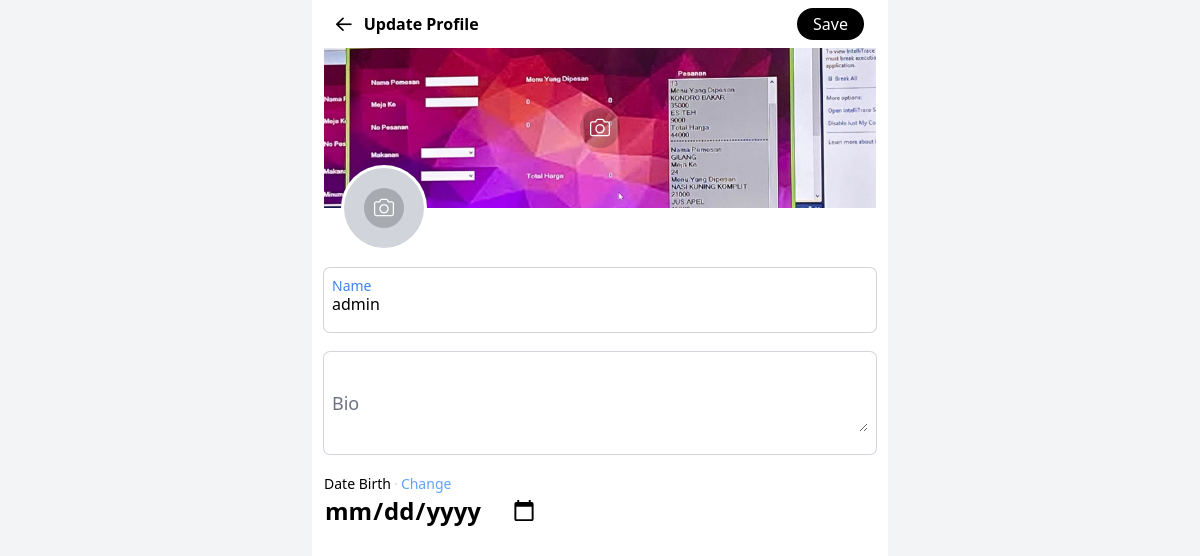
Page /profile/update/ (signed in) on the earlier database version.
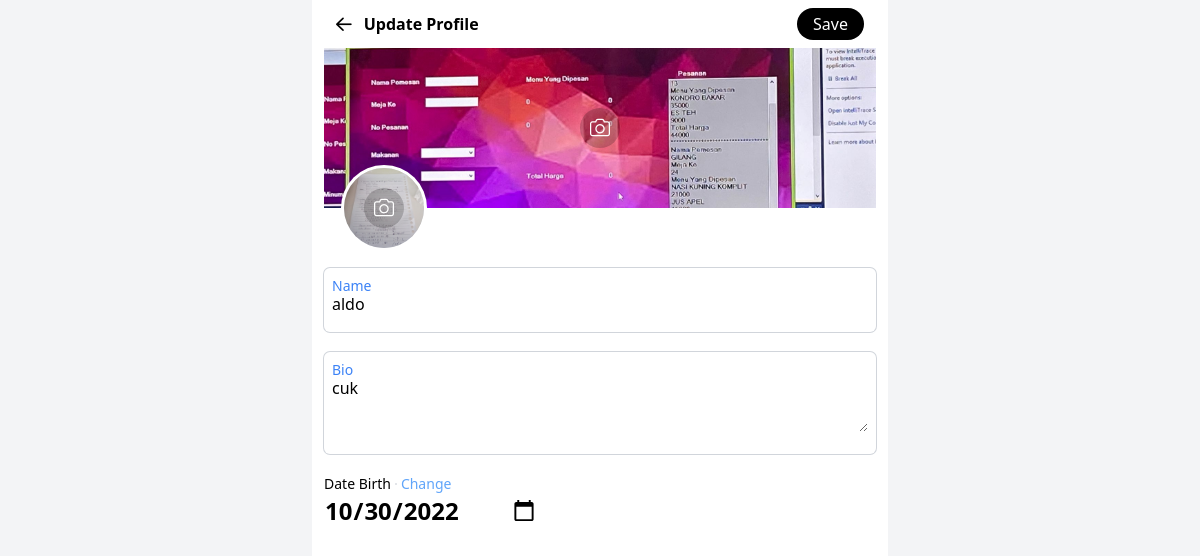
Same page on the later database version.
### core_app/models.py (models this page shows, shortened)
class Profile(models.Model):
    user = models.OneToOneField(User, models.CASCADE)
    name = models.CharField(max_length=20)
    photo = models.ImageField(upload_to="photo", null=True, blank=True)
    cover_photo = models.ImageField(upload_to="photo", null=True, blank=True)
    bio = models.TextField(null=True, blank=True)
    date_of_birth = models.DateField(null=True, blank=True)
    created_at = models.DateTimeField(auto_now_add=True)
    updated_at = models.DateTimeField(auto_now=True)

### profile_app/views.py (the view, shortened to what this page needs)
# urls.py: path("update/", views.Update.as_view(), name='update'),
class Update(mixins.ProfileRequired, View):
    template_name = "profile_app/update.html"
    def get(self, req: request.HttpRequest, *args, **kwargs):
        ctx = {}
        ctx['profile'] = req.user.profile
        return render(req, self.template_name, ctx)

### core_app/mixins.py (called while the page is built)
    def dispatch(self, request, *args, **kwargs):
        @decorators.profile_required
        def handler(req, *args, **kwargs):
            return View.dispatch(self, request, *args, **kwargs)
        return handler(request, *args, **kwargs)

### templates/profile_app/update.html (shortened to what this page needs)
{% extends 'skeleton/tulang.html' %}
{% block body %}
<div class="bg-gray-100">
	<div class="max-w-xl m-auto bg-white h-screen">
		<div class="w-full flex justify-between h-10 items-center p-6 sticky top-0 left-0 backdrop-blur-lg z-[999]">
			<div class="flex h-full items-center gap-3">
				<button onclick="history.back()"><i class="far fa-arrow-left text-lg"></i></button>
				<span class="font-bold">Update Profile</span>
			</div>
			<button onclick="document.querySelector('form#profile').submit()" class="px-4 py-1 bg-black text-white rounded-full">Save</button>
		</div>
		<div class="p-3 pt-0">
			<form id="profile" method="post" action="{% url 'profile:update' %}" enctype="multipart/form-data">
				<div class="w-full bg-gray-400 h-40 flex items-center justify-center relative">
					{% if profile.cover_photo %}
					<img class="w-full h-full absolute top-0 left-0 z-0 object-cover" src="{{ profile.cover_photo.url }}">
					{% endif %}
					<label class="w-10 h-10 rounded-full bg-black/20 flex items-center justify-center z-10">
						<i class="fal fa-camera text-white text-xl"></i>
					</label>
				</div>
				<div class="relative h-10 mb-5">
					<div class="w-20 h-20 ring-white ring bg-gray-300 rounded-full absolute bottom-0 left-5 flex items-center justify-center overflow-hidden">
						{% if profile.photo %}
						<img id="photo-img" class="w-full h-full absolute top-0 left-0 z-0 object-cover" src="{{ profile.photo.url }}">
						{% else %}
						<img id="photo-img" class="w-full h-full absolute top-0 left-0 z-0 object-cover hidden">
						{% endif %}
						<label class="w-10 h-10 rounded-full bg-black/20 flex items-center justify-center z-10">
							<i class="fal fa-camera text-white text-xl"></i>
						</label>
					</div>
				</div>
				<label class="ring-[1px] ring-gray-300 hover:ring-[1.5px] hover:ring-blue-400  py-4 px-2 rounded-md relative w-full block mb-5">
					<input name="name" type="text" maxlength="20" class="outline-none peer mt-2 placeholder-shown:mt-0" placeholder=" " required value="{{ profile.name }}">
					<span class="absolute left-2 top-2 peer-placeholder-shown:top-1/2 peer-placeholder-shown:-translate-y-1/2 transition-all peer-placeholder-shown:text-lg text-sm text-blue-500 peer-placeholder-shown:text-gray-500">Name</span>
				</label>
				<label class="ring-[1px] ring-gray-300 hover:ring-[1.5px] hover:ring-blue-400  py-4 px-2 rounded-md relative w-full block mb-5">
					<textarea name="bio" class="outline-none w-full h-full peer py-2" placeholder=" ">{{ profile.bio }}</textarea>
					<span class="absolute left-2 top-2 peer-focus:top-2 peer-focus:translate-y-0 peer-placeholder-shown:-translate-y-1/2 peer-placeholder-shown:top-1/2 transition-all peer-placeholder-shown:text-lg text-sm text-blue-500 peer-placeholder-shown:text-gray-500 peer-focus:text-sm peer-focus:text-blue-500">Bio</span>
				</label>
				<div class="flex items-center text-sm gap-1">
					<span>Date Birth</span>
					<div class="h-0 w-0 border border-gray-300 rounded-full"></div>
					<label class="text-blue-400" for="hh">Change</label>
				</div>
				<input name="date_of_birth" class="border-none bg-transparent outline-none w-fit text-2xl font-bold" type="date" id="hh" value="{{ profile.date_of_birth|date:"Y-m-d" }}">
			</form>
		</div>
	</div>
</div>
{% endblock %}

Differences in the rows shown:
changed Profile: photo: picture added; name "admin" → "aldo"; bio (not shown) → "cuk"; date_of_birth (not shown) → "10/30/2022"
